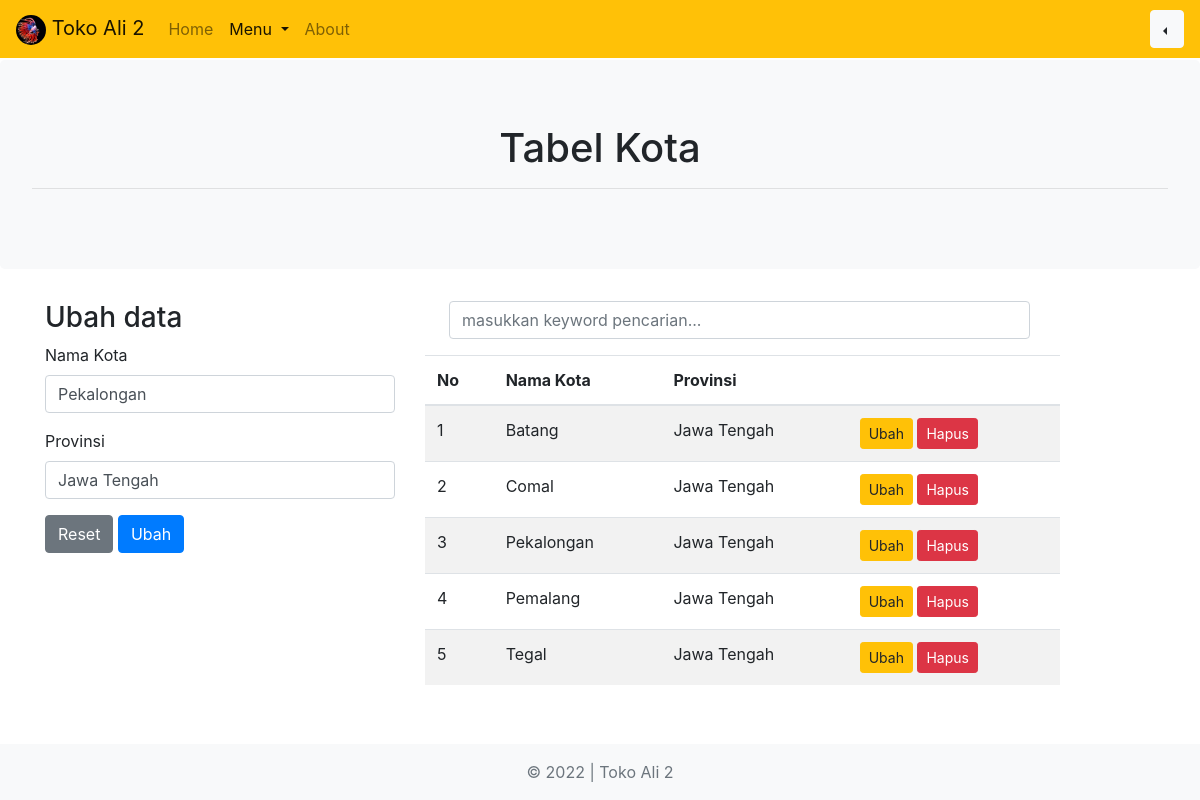
/php/kota.php?u=1&kd_kota=3 (signed in), run on the app's committed database.
### tables this page shows
CREATE TABLE `kota` (
  `kd_kota` int(5) NOT NULL,
  `nm_kota` varchar(20) NOT NULL,
  `provinsi` varchar(20) NOT NULL
);

### php/functions.php (called while the page is built, shortened)
<?php
function koneksi()
{
  return mysqli_connect('localhost', 'root', '', 'toko_ali_2');
}
function query($query)
{
  $conn = koneksi();
  $result = mysqli_query($conn, $query);
  if (mysqli_num_rows($result) == 1) {
    return mysqli_fetch_assoc($result);
  }
  $rows = [];
  while ($row = mysqli_fetch_assoc($result)) {
    $rows[] = $row;
  }
  return $rows;
}

### php/kota.php (the view, shortened to what this page needs)
<?php
require_once "functions.php";
$kota = query("SELECT * FROM kota");
$aksi = "Tambah";
$nama = null;
$provinsi = null;
$a = null;
if (isset($_GET['u'])) {
  $id = $_GET['kd_kota'];
  $aksi = "Ubah";
  $u = query("SELECT * FROM kota WHERE kd_kota = $id ");
  $nama = $u['nm_kota'];
  $provinsi = $u['provinsi'];
  $a = "autofocus";
}
?>
<!DOCTYPE html>
<html lang="en">
<head>
  <link rel="stylesheet" href="../css/bootstrap.css">
</head>
<body class="d-flex flex-column h-100">
  <header>
    <nav class="navbar fixed-top navbar-expand-lg navbar-light bg-warning">
      <a class="navbar-brand" href="index.php">
        <img src="../img/ikan-cupang-comb-tail_169.jpeg" alt="judul" width="30px" class="shadows rounded-circle">
        Toko Ali 2
      </a>
      <div class="collapse navbar-collapse" id="navbarSupportedContent">
        <ul class="navbar-nav mr-auto">
          <li class="nav-item ">
            <a class="nav-link" href="index.php">Home <span class="sr-only">(current)</span></a>
          </li>
          <li class="nav-item active dropdown">
            <a class="nav-link dropdown-toggle" href="#" id="navbarDropdown" role="button" data-toggle="dropdown" aria-haspopup="true" aria-expanded="false">
              Menu
            </a>
          </li>
          <li class="nav-item ">
            <a class="nav-link" href="about.php">About <span class="sr-only">(current)</span></a>
          </li>
        </ul>
        <div class="dropdown dropleft">
          <button class="btn btn-light dropdown-toggle" type="button" id="dropdownMenuButton" data-toggle="dropdown" aria-haspopup="true" aria-expanded="false">
          </button>
        </div>
      </div>
    </nav>
  </header>
  <main role="main" class="flex-shrink-0">
    <div class="jumbotron text-center bg-light " style="margin-top: 60px;">
      <h1 class="">Tabel Kota</h1>
      <hr>
    </div>
    <div class="container">
      <div class="row">
        <div class="col-md-4">
          <h3 class=""><?= $aksi; ?> data</h3>
          <form action="" method="POST">
            <div class="form-group">
              <label for="nama">Nama Kota</label>
              <input type="text" class="form-control" id="nama" name="nama" required autocomplete="off" value="<?= $nama; ?>" <?= $a; ?>>
            </div>
            <div class="form-group">
              <label for="provinsi">Provinsi</label>
              <input type="text" class="form-control" id="provinsi" name="provinsi" required autocomplete="off" value="<?= $provinsi; ?>" <?= $a; ?>>
            </div>
            <button type="reset" class="btn btn-secondary">Reset</button>
            <button type="submit" class="btn btn-primary" name="<?= $aksi; ?>"><?= $aksi; ?></button>
          </form>
        </div>
        <div class="col-md-7">
          <form action="" method="POST" class=" mx-4  d-inline-block ">
            <div class="form-group ">
              <input type="text" class="form-control keyword" name="keyword" placeholder="masukkan keyword pencarian..." autocomplete="off" size="50">
            </div>
          </form>
          <div class="tabel mb-5">
            <table class="table table-striped">
              <thead>
                <tr>
                  <th>No</th>
                  <th>Nama Kota</th>
                  <th>Provinsi</th>
                  <th></th>
                </tr>
              </thead>
              <tbody>
                <?php
                $i = 1;
                foreach ($kota as $k) : ?>
                  <tr>
                    <td><?= $i++; ?></td>
                    <td><?= $k['nm_kota']; ?></td>
                    <td><?= $k['provinsi']; ?></td>
                    <td>
                      <a class="btn btn-warning btn-sm" href="?u=1&kd_kota=<?= $k['kd_kota']; ?>">Ubah</a>
                      <a class="btn btn-danger btn-sm" href="?h=1&kd_kota=<?= $k['kd_kota']; ?>" onclick="return confirm('apakah anda yakin?');">Hapus</a>
                    </td>
                  </tr>
                <?php endforeach; ?>
              </tbody>
            </table>
          </div>
        </div>
      </div>
    </div>
  </main>
  <footer class="footer mt-auto py-3  bg-light fixed-bottom">
    <div class="container text-center ">
      <span class="text-muted ">&copy; 2022 | Toko Ali 2</span>
    </div>
  </footer>
</body>
</html>

### data on the page
kota: nama "Pekalongan", provinsi "Jawa Tengah", nm_kota "Pekalongan"
kota: nm_kota "Batang", provinsi "Jawa Tengah"
kota: nm_kota "Comal", provinsi "Jawa Tengah"
kota: nm_kota "Pemalang", provinsi "Jawa Tengah"
kota: nm_kota "Tegal", provinsi "Jawa Tengah"

### other printed values
$aksi "Ubah"
